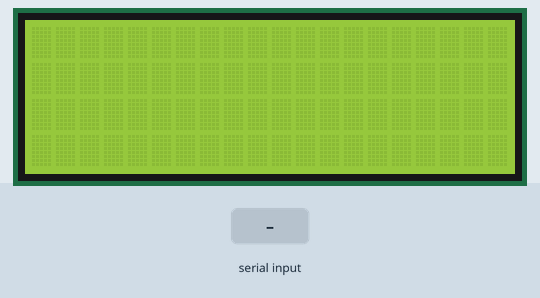
The sketch below on a simulated Arduino Uno, built with avr-gcc and run on an emulated ATmega328P. Parts: 20×4 character LCD. The inputs (shaded band) are chosen by the test bench.

Above: at 1.2 s.
1.3 s: "1" received over the second serial link
2.9 s: "0" received over the second serial link
At 4.2 s:
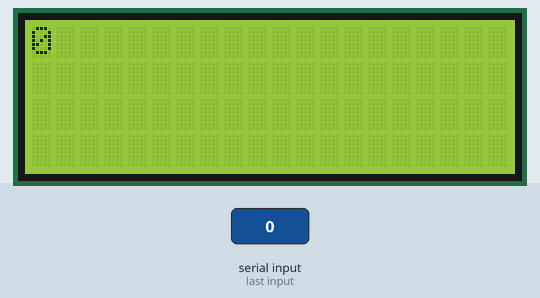
4.5 s: "2" received over the second serial link
Timing chart, 0 to 7.5 s (numbered marks = the images above; inputs shaded):
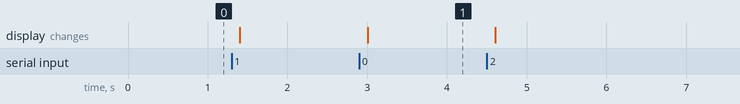

Measured:
- after the input at 2.9 s, the display: changes after 0.10 s (image 1)

The sketch:

arduinoI2C_HC-05.ino
```cpp
#include <Wire.h>
#include <SoftwareSerial.h>
#include <LiquidCrystal_I2C.h>
SoftwareSerial BTSerial(10, 11); // RX | TX
LiquidCrystal_I2C lcd(0x27, 20, 4);
void setup()
{
  lcd.begin();
  lcd.backlight();
  BTSerial.begin(9600);
}

void loop()
{
  if (BTSerial.available()){
    delay(100);
    lcd.clear();
     while (BTSerial.available() > 0) {
       lcd.write(BTSerial.read());
      }
    }
}
```
